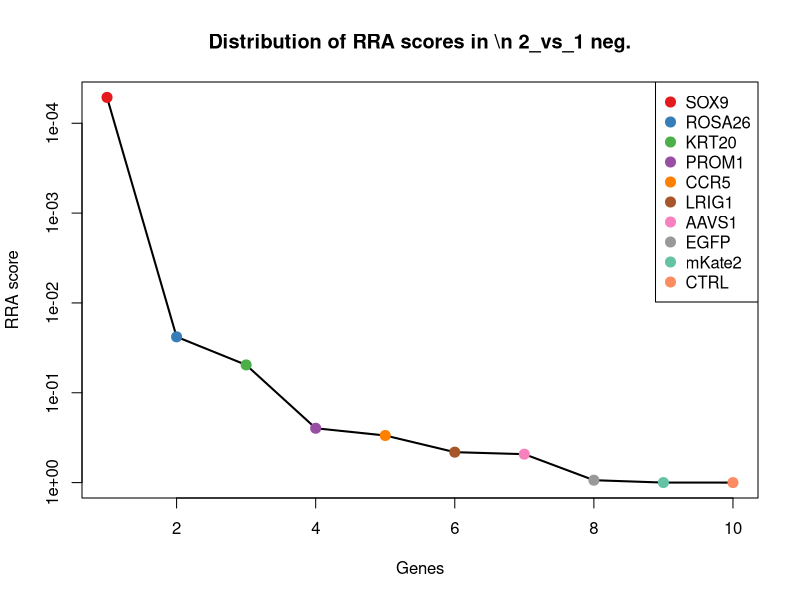
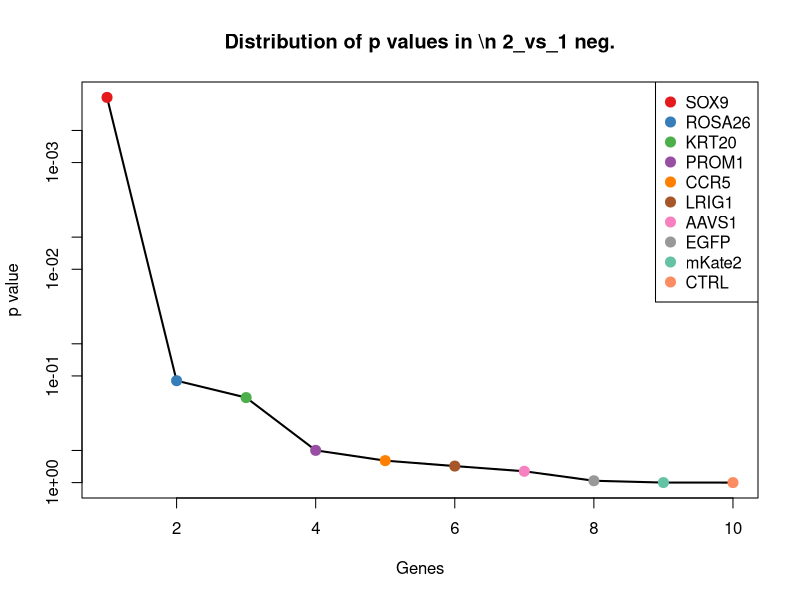
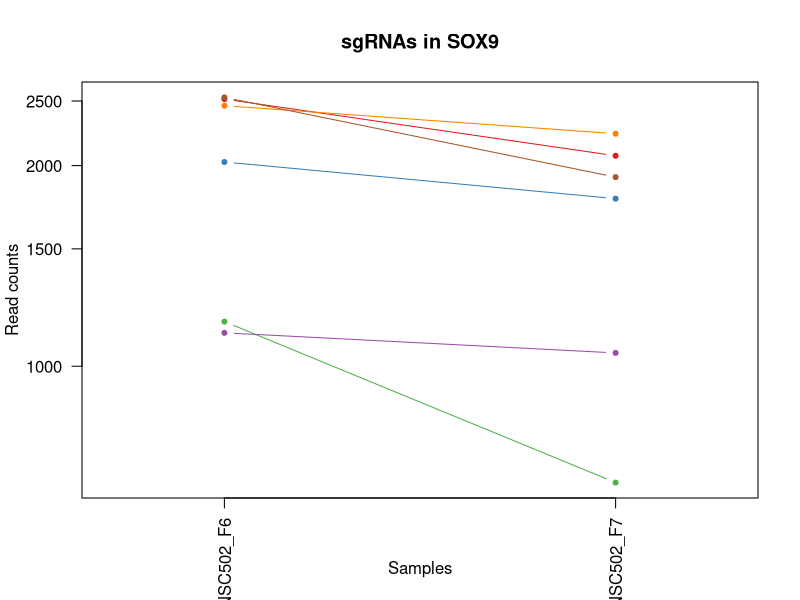
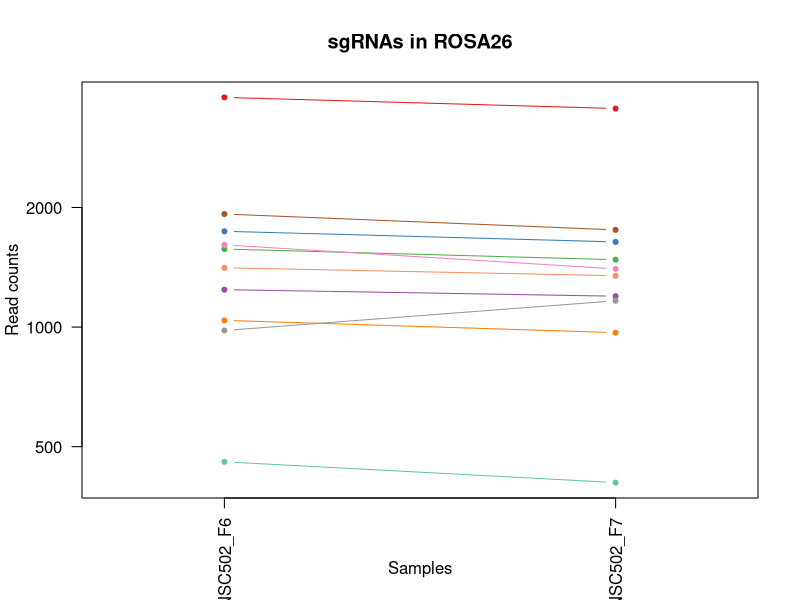
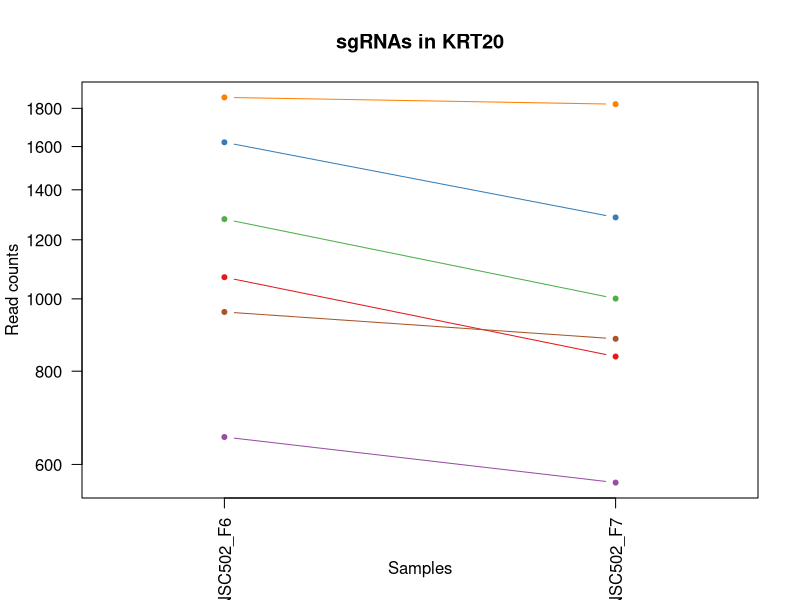
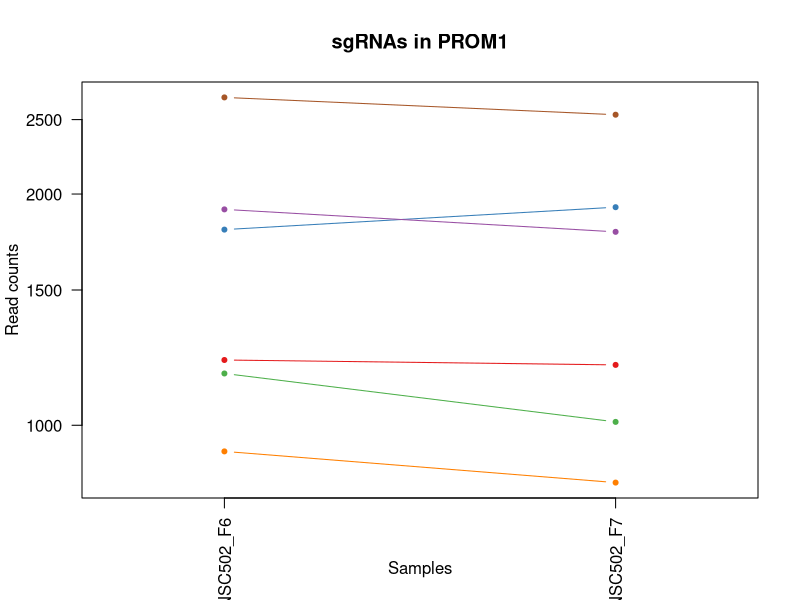
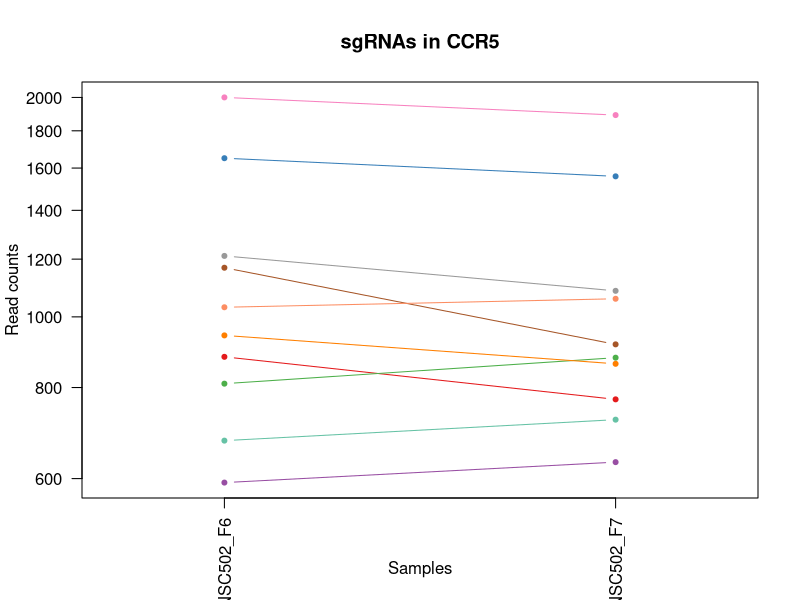
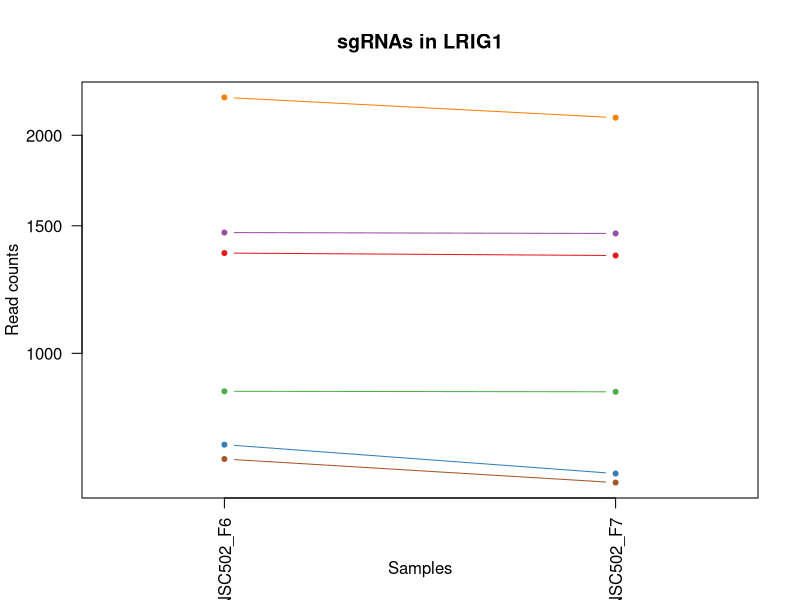

Write the R code that produced these figures, in order. (Note: this script raises an error after producing the figures.)
pdf(file='S2A_c1_t2.pdf',width=4.5,height=4.5);
gstable=read.table('S2A_c1_t2.gene_summary.txt',header=T)
# 
#
# parameters
# Do not modify the variables beginning with "__"

# gstablename='__GENE_SUMMARY_FILE__'
startindex=3
# outputfile='__OUTPUT_FILE__'
targetgenelist=c("SOX9","ROSA26","KRT20","PROM1","CCR5","LRIG1","AAVS1","EGFP","mKate2","CTRL")
# samplelabel=sub('.\\w+.\\w+$','',colnames(gstable)[startindex]);
samplelabel='2_vs_1 neg.'


# You need to write some codes in front of this code:
# gstable=read.table(gstablename,header=T)
# pdf(file=outputfile,width=6,height=6)


# set up color using RColorBrewer
#library(RColorBrewer)
#colors <- brewer.pal(length(targetgenelist), "Set1")

colors=c( "#E41A1C", "#377EB8", "#4DAF4A", "#984EA3", "#FF7F00",  "#A65628", "#F781BF",
          "#999999", "#66C2A5", "#FC8D62", "#8DA0CB", "#E78AC3", "#A6D854", "#FFD92F", "#E5C494", "#B3B3B3", 
          "#8DD3C7", "#FFFFB3", "#BEBADA", "#FB8072", "#80B1D3", "#FDB462", "#B3DE69", "#FCCDE5",
          "#D9D9D9", "#BC80BD", "#CCEBC5", "#FFED6F")

######
# function definition

plotrankedvalues<-function(val, tglist, ...){
  
  plot(val,log='y',ylim=c(max(val),min(val)),type='l',lwd=2, ...)
  if(length(tglist)>0){
    for(i in 1:length(tglist)){
      targetgene=tglist[i];
      tx=which(names(val)==targetgene);ty=val[targetgene];
      points(tx,ty,col=colors[(i %% length(colors)) ],cex=2,pch=20)
      # text(tx+50,ty,targetgene,col=colors[i])
    }
    legend('topright',tglist,pch=20,pt.cex = 2,cex=1,col=colors)
  }
}



plotrandvalues<-function(val,targetgenelist, ...){
  # choose the one with the best distance distribution
  
  mindiffvalue=0;
  randval=val;
  for(i in 1:20){
    randval0=sample(val)
    vindex=sort(which(names(randval0) %in% targetgenelist))
    if(max(vindex)>0.9*length(val)){
      # print('pass...')
      next;
    }
    mindiffind=min(diff(vindex));
    if (mindiffind > mindiffvalue){
      mindiffvalue=mindiffind;
      randval=randval0;
      # print(paste('Diff: ',mindiffvalue))
    }
  }
  plot(randval,log='y',ylim=c(max(randval),min(randval)),pch=20,col='grey', ...)
  
  if(length(targetgenelist)>0){
    for(i in 1:length(targetgenelist)){
      targetgene=targetgenelist[i];
      tx=which(names(randval)==targetgene);ty=randval[targetgene];
      points(tx,ty,col=colors[(i %% length(colors)) ],cex=2,pch=20)
      text(tx+50,ty,targetgene,col=colors[i])
    }
  }
  
}




# set.seed(1235)



pvec=gstable[,startindex]
names(pvec)=gstable[,'id']
pvec=sort(pvec);

plotrankedvalues(pvec,targetgenelist,xlab='Genes',ylab='RRA score',main=paste('Distribution of RRA scores in \\n',samplelabel))

# plotrandvalues(pvec,targetgenelist,xlab='Genes',ylab='RRA score',main=paste('Distribution of RRA scores in \\n',samplelabel))


pvec=gstable[,startindex+1]
names(pvec)=gstable[,'id']
pvec=sort(pvec);

plotrankedvalues(pvec,targetgenelist,xlab='Genes',ylab='p value',main=paste('Distribution of p values in \\n',samplelabel))

# plotrandvalues(pvec,targetgenelist,xlab='Genes',ylab='p value',main=paste('Distribution of p values in \\n',samplelabel))



# you need to write after this code:
# dev.off()






# parameters
# Do not modify the variables beginning with "__"
targetmat=list(c(2515.289831036709,2067.8014193528843),c(2023.8389951247748,1782.9640844643723),c(1165.6522339217738,667.9813605792535),c(1121.1993944925537,1046.0840175109065),c(2458.4889806549277,2231.645904023267),c(2530.1074441797823,1920.761497212797))
targetgene="SOX9"
collabel=c("S14_MNSC502_F6","S15_MNSC502_F7")

# set up color using RColorBrewer
#library(RColorBrewer)
#colors <- brewer.pal(length(targetgenelist), "Set1")

colors=c( "#E41A1C", "#377EB8", "#4DAF4A", "#984EA3", "#FF7F00",  "#A65628", "#F781BF",
          "#999999", "#66C2A5", "#FC8D62", "#8DA0CB", "#E78AC3", "#A6D854", "#FFD92F", "#E5C494", "#B3B3B3", 
          "#8DD3C7", "#FFFFB3", "#BEBADA", "#FB8072", "#80B1D3", "#FDB462", "#B3DE69", "#FCCDE5",
          "#D9D9D9", "#BC80BD", "#CCEBC5", "#FFED6F")


## code

targetmatvec=unlist(targetmat)+1
yrange=range(targetmatvec[targetmatvec>0]);
# yrange[1]=1; # set the minimum value to 1
for(i in 1:length(targetmat)){
  vali=targetmat[[i]]+1;
  if(i==1){
    plot(1:length(vali),vali,type='b',las=1,pch=20,main=paste('sgRNAs in',targetgene),ylab='Read counts',xlab='Samples',xlim=c(0.7,length(vali)+0.3),ylim = yrange,col=colors[(i %% length(colors))],xaxt='n',log='y')
    axis(1,at=1:length(vali),labels=(collabel),las=2)
    # lines(0:100,rep(1,101),col='black');
  }else{
    lines(1:length(vali),vali,type='b',pch=20,col=colors[(i %% length(colors))])
  }
}




# parameters
# Do not modify the variables beginning with "__"
targetmat=list(c(3783.4305558647407,3547.443150145419),c(1741.069544311124,1636.7643904507997),c(1570.66699316578,1476.280818286476),c(1240.9751007323969,1194.8043959040233),c(1038.4677211103938,967.1025736185168),c(1923.8201064090292,1755.2365562893845),c(1608.9458271187195,1399.8200587736305),c(979.1972685381003,1163.7159552229762),c(456.8764052447631,404.989956980126),c(1408.9080496872289,1345.2052305501697))
targetgene="ROSA26"
collabel=c("S14_MNSC502_F6","S15_MNSC502_F7")

# set up color using RColorBrewer
#library(RColorBrewer)
#colors <- brewer.pal(length(targetgenelist), "Set1")

colors=c( "#E41A1C", "#377EB8", "#4DAF4A", "#984EA3", "#FF7F00",  "#A65628", "#F781BF",
          "#999999", "#66C2A5", "#FC8D62", "#8DA0CB", "#E78AC3", "#A6D854", "#FFD92F", "#E5C494", "#B3B3B3", 
          "#8DD3C7", "#FFFFB3", "#BEBADA", "#FB8072", "#80B1D3", "#FDB462", "#B3DE69", "#FCCDE5",
          "#D9D9D9", "#BC80BD", "#CCEBC5", "#FFED6F")


## code

targetmatvec=unlist(targetmat)+1
yrange=range(targetmatvec[targetmatvec>0]);
# yrange[1]=1; # set the minimum value to 1
for(i in 1:length(targetmat)){
  vali=targetmat[[i]]+1;
  if(i==1){
    plot(1:length(vali),vali,type='b',las=1,pch=20,main=paste('sgRNAs in',targetgene),ylab='Read counts',xlab='Samples',xlim=c(0.7,length(vali)+0.3),ylim = yrange,col=colors[(i %% length(colors))],xaxt='n',log='y')
    axis(1,at=1:length(vali),labels=(collabel),las=2)
    # lines(0:100,rep(1,101),col='black');
  }else{
    lines(1:length(vali),vali,type='b',pch=20,col=colors[(i %% length(colors))])
  }
}




# parameters
# Do not modify the variables beginning with "__"
targetmat=list(c(1068.1029473965407,836.0269858822104),c(1620.0590369760246,1284.7088054411051),c(1278.0191335900804,999.8714705525933),c(651.9749782952294,566.3137572709646),c(1860.8452505509674,1822.454806410567),c(959.4404510140024,883.0797609670383))
targetgene="KRT20"
collabel=c("S14_MNSC502_F6","S15_MNSC502_F7")

# set up color using RColorBrewer
#library(RColorBrewer)
#colors <- brewer.pal(length(targetgenelist), "Set1")

colors=c( "#E41A1C", "#377EB8", "#4DAF4A", "#984EA3", "#FF7F00",  "#A65628", "#F781BF",
          "#999999", "#66C2A5", "#FC8D62", "#8DA0CB", "#E78AC3", "#A6D854", "#FFD92F", "#E5C494", "#B3B3B3", 
          "#8DD3C7", "#FFFFB3", "#BEBADA", "#FB8072", "#80B1D3", "#FDB462", "#B3DE69", "#FCCDE5",
          "#D9D9D9", "#BC80BD", "#CCEBC5", "#FFED6F")


## code

targetmatvec=unlist(targetmat)+1
yrange=range(targetmatvec[targetmatvec>0]);
# yrange[1]=1; # set the minimum value to 1
for(i in 1:length(targetmat)){
  vali=targetmat[[i]]+1;
  if(i==1){
    plot(1:length(vali),vali,type='b',las=1,pch=20,main=paste('sgRNAs in',targetgene),ylab='Read counts',xlab='Samples',xlim=c(0.7,length(vali)+0.3),ylim = yrange,col=colors[(i %% length(colors))],xaxt='n',log='y')
    axis(1,at=1:length(vali),labels=(collabel),las=2)
    # lines(0:100,rep(1,101),col='black');
  }else{
    lines(1:length(vali),vali,type='b',pch=20,col=colors[(i %% length(colors))])
  }
}




# parameters
# Do not modify the variables beginning with "__"
targetmat=list(c(1215.0442777320186,1197.3250802835676),c(1796.6355935976494,1921.6017253393118),c(1166.88703501703,1009.1139799442559),c(1909.002493265956,1784.644540717402),c(923.6312192515751,841.068354641299),c(2670.8747690389796,2535.808485821619))
targetgene="PROM1"
collabel=c("S14_MNSC502_F6","S15_MNSC502_F7")

# set up color using RColorBrewer
#library(RColorBrewer)
#colors <- brewer.pal(length(targetgenelist), "Set1")

colors=c( "#E41A1C", "#377EB8", "#4DAF4A", "#984EA3", "#FF7F00",  "#A65628", "#F781BF",
          "#999999", "#66C2A5", "#FC8D62", "#8DA0CB", "#E78AC3", "#A6D854", "#FFD92F", "#E5C494", "#B3B3B3", 
          "#8DD3C7", "#FFFFB3", "#BEBADA", "#FB8072", "#80B1D3", "#FDB462", "#B3DE69", "#FCCDE5",
          "#D9D9D9", "#BC80BD", "#CCEBC5", "#FFED6F")


## code

targetmatvec=unlist(targetmat)+1
yrange=range(targetmatvec[targetmatvec>0]);
# yrange[1]=1; # set the minimum value to 1
for(i in 1:length(targetmat)){
  vali=targetmat[[i]]+1;
  if(i==1){
    plot(1:length(vali),vali,type='b',las=1,pch=20,main=paste('sgRNAs in',targetgene),ylab='Read counts',xlab='Samples',xlim=c(0.7,length(vali)+0.3),ylim = yrange,col=colors[(i %% length(colors))],xaxt='n',log='y')
    axis(1,at=1:length(vali),labels=(collabel),las=2)
    # lines(0:100,rep(1,101),col='black');
  }else{
    lines(1:length(vali),vali,type='b',pch=20,col=colors[(i %% length(colors))])
  }
}




# parameters
# Do not modify the variables beginning with "__"
targetmat=list(c(880.4131809176109,769.6489638875424),c(1649.6942632621715,1557.78294655841),c(808.7947173927562,878.0383922079495),c(591.4697246276797,631.011323012603),c(942.1532356804167,861.233829677654),c(1166.88703501703,915.8486579011148),c(1999.1429732196525,1890.5132846582646),c(1211.3398744462502,1084.7345113305864),c(675.4361991050956,721.7559606761997),c(1029.824113443601,1057.8472112821134))
targetgene="CCR5"
collabel=c("S14_MNSC502_F6","S15_MNSC502_F7")

# set up color using RColorBrewer
#library(RColorBrewer)
#colors <- brewer.pal(length(targetgenelist), "Set1")

colors=c( "#E41A1C", "#377EB8", "#4DAF4A", "#984EA3", "#FF7F00",  "#A65628", "#F781BF",
          "#999999", "#66C2A5", "#FC8D62", "#8DA0CB", "#E78AC3", "#A6D854", "#FFD92F", "#E5C494", "#B3B3B3", 
          "#8DD3C7", "#FFFFB3", "#BEBADA", "#FB8072", "#80B1D3", "#FDB462", "#B3DE69", "#FCCDE5",
          "#D9D9D9", "#BC80BD", "#CCEBC5", "#FFED6F")


## code

targetmatvec=unlist(targetmat)+1
yrange=range(targetmatvec[targetmatvec>0]);
# yrange[1]=1; # set the minimum value to 1
for(i in 1:length(targetmat)){
  vali=targetmat[[i]]+1;
  if(i==1){
    plot(1:length(vali),vali,type='b',las=1,pch=20,main=paste('sgRNAs in',targetgene),ylab='Read counts',xlab='Samples',xlim=c(0.7,length(vali)+0.3),ylim = yrange,col=colors[(i %% length(colors))],xaxt='n',log='y')
    axis(1,at=1:length(vali),labels=(collabel),las=2)
    # lines(0:100,rep(1,101),col='black');
  }else{
    lines(1:length(vali),vali,type='b',pch=20,col=colors[(i %% length(colors))])
  }
}




# parameters
# Do not modify the variables beginning with "__"
targetmat=list(c(1374.3336190200575,1363.6902493334949),c(747.0546626299504,681.42501060349),c(885.3523852986355,883.9199890935531),c(1466.9437011642663,1462.8371682622394),c(2254.7467999376686,2114.0139663111972),c(713.7150330580353,662.0997636936501))
targetgene="LRIG1"
collabel=c("S14_MNSC502_F6","S15_MNSC502_F7")

# set up color using RColorBrewer
#library(RColorBrewer)
#colors <- brewer.pal(length(targetgenelist), "Set1")

colors=c( "#E41A1C", "#377EB8", "#4DAF4A", "#984EA3", "#FF7F00",  "#A65628", "#F781BF",
          "#999999", "#66C2A5", "#FC8D62", "#8DA0CB", "#E78AC3", "#A6D854", "#FFD92F", "#E5C494", "#B3B3B3", 
          "#8DD3C7", "#FFFFB3", "#BEBADA", "#FB8072", "#80B1D3", "#FDB462", "#B3DE69", "#FCCDE5",
          "#D9D9D9", "#BC80BD", "#CCEBC5", "#FFED6F")


## code

targetmatvec=unlist(targetmat)+1
yrange=range(targetmatvec[targetmatvec>0]);
# yrange[1]=1; # set the minimum value to 1
for(i in 1:length(targetmat)){
  vali=targetmat[[i]]+1;
  if(i==1){
    plot(1:length(vali),vali,type='b',las=1,pch=20,main=paste('sgRNAs in',targetgene),ylab='Read counts',xlab='Samples',xlim=c(0.7,length(vali)+0.3),ylim = yrange,col=colors[(i %% length(colors))],xaxt='n',log='y')
    axis(1,at=1:length(vali),labels=(collabel),las=2)
    # lines(0:100,rep(1,101),col='black');
  }else{
    lines(1:length(vali),vali,type='b',pch=20,col=colors[(i %% length(colors))])
  }
}




# parameters
# Do not modify the variables beginning with "__"
targetmat=list(c(1478.0569110215713,1309.9156492365487),c(1361.9856080674963,1312.436333616093),c(1102.677378063712,999.8714705525933),c(601.3481333897287,575.5562666626272),c(1090.3293671111508,1037.6817362457587),c(437.1195877206652,397.427903841493),c(874.2391754413304,805.7787733276781),c(1696.6167048819038,1472.079677653902),c(493.92043810244655,440.27953829374695),c(679.140602390864,653.6974824285022))
targetgene="AAVS1"
collabel=c("S14_MNSC502_F6","S15_MNSC502_F7")

# set up color using RColorBrewer
#library(RColorBrewer)
#colors <- brewer.pal(length(targetgenelist), "Set1")

colors=c( "#E41A1C", "#377EB8", "#4DAF4A", "#984EA3", "#FF7F00",  "#A65628", "#F781BF",
          "#999999", "#66C2A5", "#FC8D62", "#8DA0CB", "#E78AC3", "#A6D854", "#FFD92F", "#E5C494", "#B3B3B3", 
          "#8DD3C7", "#FFFFB3", "#BEBADA", "#FB8072", "#80B1D3", "#FDB462", "#B3DE69", "#FCCDE5",
          "#D9D9D9", "#BC80BD", "#CCEBC5", "#FFED6F")


## code

targetmatvec=unlist(targetmat)+1
yrange=range(targetmatvec[targetmatvec>0]);
# yrange[1]=1; # set the minimum value to 1
for(i in 1:length(targetmat)){
  vali=targetmat[[i]]+1;
  if(i==1){
    plot(1:length(vali),vali,type='b',las=1,pch=20,main=paste('sgRNAs in',targetgene),ylab='Read counts',xlab='Samples',xlim=c(0.7,length(vali)+0.3),ylim = yrange,col=colors[(i %% length(colors))],xaxt='n',log='y')
    axis(1,at=1:length(vali),labels=(collabel),las=2)
    # lines(0:100,rep(1,101),col='black');
  }else{
    lines(1:length(vali),vali,type='b',pch=20,col=colors[(i %% length(colors))])
  }
}




# parameters
# Do not modify the variables beginning with "__"
targetmat=list(c(1423.725662830302,1530.0554183834222),c(1842.3232341221255,1955.210850399903),c(973.0232630618196,866.2751984367426),c(997.719284966942,1009.1139799442559),c(1638.5810534048665,1729.189484367426),c(1900.3588855991632,2044.2750318104702))
targetgene="EGFP"
collabel=c("S14_MNSC502_F6","S15_MNSC502_F7")

# set up color using RColorBrewer
#library(RColorBrewer)
#colors <- brewer.pal(length(targetgenelist), "Set1")

colors=c( "#E41A1C", "#377EB8", "#4DAF4A", "#984EA3", "#FF7F00",  "#A65628", "#F781BF",
          "#999999", "#66C2A5", "#FC8D62", "#8DA0CB", "#E78AC3", "#A6D854", "#FFD92F", "#E5C494", "#B3B3B3", 
          "#8DD3C7", "#FFFFB3", "#BEBADA", "#FB8072", "#80B1D3", "#FDB462", "#B3DE69", "#FCCDE5",
          "#D9D9D9", "#BC80BD", "#CCEBC5", "#FFED6F")


## code

targetmatvec=unlist(targetmat)+1
yrange=range(targetmatvec[targetmatvec>0]);
# yrange[1]=1; # set the minimum value to 1
for(i in 1:length(targetmat)){
  vali=targetmat[[i]]+1;
  if(i==1){
    plot(1:length(vali),vali,type='b',las=1,pch=20,main=paste('sgRNAs in',targetgene),ylab='Read counts',xlab='Samples',xlim=c(0.7,length(vali)+0.3),ylim = yrange,col=colors[(i %% length(colors))],xaxt='n',log='y')
    axis(1,at=1:length(vali),labels=(collabel),las=2)
    # lines(0:100,rep(1,101),col='black');
  }else{
    lines(1:length(vali),vali,type='b',pch=20,col=colors[(i %% length(colors))])
  }
}




# parameters
# Do not modify the variables beginning with "__"
targetmat=list(c(2660.996360276931,3695.323300412021),c(2863.503739898934,3494.508778174988),c(2580.7342890852833,3679.3589660082403),c(1576.8409986420606,1922.4419534658264),c(2023.8389951247748,2156.0253726369365),c(3214.187250951671,4226.347476369365))
targetgene="mKate2"
collabel=c("S14_MNSC502_F6","S15_MNSC502_F7")

# set up color using RColorBrewer
#library(RColorBrewer)
#colors <- brewer.pal(length(targetgenelist), "Set1")

colors=c( "#E41A1C", "#377EB8", "#4DAF4A", "#984EA3", "#FF7F00",  "#A65628", "#F781BF",
          "#999999", "#66C2A5", "#FC8D62", "#8DA0CB", "#E78AC3", "#A6D854", "#FFD92F", "#E5C494", "#B3B3B3", 
          "#8DD3C7", "#FFFFB3", "#BEBADA", "#FB8072", "#80B1D3", "#FDB462", "#B3DE69", "#FCCDE5",
          "#D9D9D9", "#BC80BD", "#CCEBC5", "#FFED6F")


## code

targetmatvec=unlist(targetmat)+1
yrange=range(targetmatvec[targetmatvec>0]);
# yrange[1]=1; # set the minimum value to 1
for(i in 1:length(targetmat)){
  vali=targetmat[[i]]+1;
  if(i==1){
    plot(1:length(vali),vali,type='b',las=1,pch=20,main=paste('sgRNAs in',targetgene),ylab='Read counts',xlab='Samples',xlim=c(0.7,length(vali)+0.3),ylim = yrange,col=colors[(i %% length(colors))],xaxt='n',log='y')
    axis(1,at=1:length(vali),labels=(collabel),las=2)
    # lines(0:100,rep(1,101),col='black');
  }else{
    lines(1:length(vali),vali,type='b',pch=20,col=colors[(i %% length(colors))])
  }
}




# parameters
# Do not modify the variables beginning with "__"
targetmat=list(c(1045.8765276819306,1128.4263739093553),c(986.606075109637,1069.6104050533204),c(3431.5122437167474,3718.0094598279206),c(551.956089579484,663.7802199466796),c(1079.2161572538457,1267.9042429108094),c(1980.6209567908106,1998.062484852157),c(1243.444702922909,1390.577549381968),c(1169.3566372075422,1251.0996803805137),c(1138.4866098261393,1325.8799836403296),c(1713.9039202154895,1983.7786067014058))
targetgene="CTRL"
collabel=c("S14_MNSC502_F6","S15_MNSC502_F7")

# set up color using RColorBrewer
#library(RColorBrewer)
#colors <- brewer.pal(length(targetgenelist), "Set1")

colors=c( "#E41A1C", "#377EB8", "#4DAF4A", "#984EA3", "#FF7F00",  "#A65628", "#F781BF",
          "#999999", "#66C2A5", "#FC8D62", "#8DA0CB", "#E78AC3", "#A6D854", "#FFD92F", "#E5C494", "#B3B3B3", 
          "#8DD3C7", "#FFFFB3", "#BEBADA", "#FB8072", "#80B1D3", "#FDB462", "#B3DE69", "#FCCDE5",
          "#D9D9D9", "#BC80BD", "#CCEBC5", "#FFED6F")


## code

targetmatvec=unlist(targetmat)+1
yrange=range(targetmatvec[targetmatvec>0]);
# yrange[1]=1; # set the minimum value to 1
for(i in 1:length(targetmat)){
  vali=targetmat[[i]]+1;
  if(i==1){
    plot(1:length(vali),vali,type='b',las=1,pch=20,main=paste('sgRNAs in',targetgene),ylab='Read counts',xlab='Samples',xlim=c(0.7,length(vali)+0.3),ylim = yrange,col=colors[(i %% length(colors))],xaxt='n',log='y')
    axis(1,at=1:length(vali),labels=(collabel),las=2)
    # lines(0:100,rep(1,101),col='black');
  }else{
    lines(1:length(vali),vali,type='b',pch=20,col=colors[(i %% length(colors))])
  }
}



# 
#
# parameters
# Do not modify the variables beginning with "__"

# gstablename='__GENE_SUMMARY_FILE__'
startindex=9
# outputfile='__OUTPUT_FILE__'
targetgenelist=c("mKate2","CTRL","ROSA26","EGFP","CCR5","PROM1","LRIG1","KRT20","AAVS1","SOX9")
# samplelabel=sub('.\\w+.\\w+$','',colnames(gstable)[startindex]);
samplelabel='2_vs_1 pos.'


# You need to write some codes in front of this code:
# gstable=read.table(gstablename,header=T)
# pdf(file=outputfile,width=6,height=6)


# set up color using RColorBrewer
#library(RColorBrewer)
#colors <- brewer.pal(length(targetgenelist), "Set1")

colors=c( "#E41A1C", "#377EB8", "#4DAF4A", "#984EA3", "#FF7F00",  "#A65628", "#F781BF",
          "#999999", "#66C2A5", "#FC8D62", "#8DA0CB", "#E78AC3", "#A6D854", "#FFD92F", "#E5C494", "#B3B3B3", 
          "#8DD3C7", "#FFFFB3", "#BEBADA", "#FB8072", "#80B1D3", "#FDB462", "#B3DE69", "#FCCDE5",
          "#D9D9D9", "#BC80BD", "#CCEBC5", "#FFED6F")

######
# function definition

plotrankedvalues<-function(val, tglist, ...){
  
  plot(val,log='y',ylim=c(max(val),min(val)),type='l',lwd=2, ...)
  if(length(tglist)>0){
    for(i in 1:length(tglist)){
      targetgene=tglist[i];
      tx=which(names(val)==targetgene);ty=val[targetgene];
      points(tx,ty,col=colors[(i %% length(colors)) ],cex=2,pch=20)
      # text(tx+50,ty,targetgene,col=colors[i])
    }
    legend('topright',tglist,pch=20,pt.cex = 2,cex=1,col=colors)
  }
}



plotrandvalues<-function(val,targetgenelist, ...){
  # choose the one with the best distance distribution
  
  mindiffvalue=0;
  randval=val;
  for(i in 1:20){
    randval0=sample(val)
    vindex=sort(which(names(randval0) %in% targetgenelist))
    if(max(vindex)>0.9*length(val)){
      # print('pass...')
      next;
    }
    mindiffind=min(diff(vindex));
    if (mindiffind > mindiffvalue){
      mindiffvalue=mindiffind;
      randval=randval0;
      # print(paste('Diff: ',mindiffvalue))
    }
  }
  plot(randval,log='y',ylim=c(max(randval),min(randval)),pch=20,col='grey', ...)
  
  if(length(targetgenelist)>0){
    for(i in 1:length(targetgenelist)){
      targetgene=targetgenelist[i];
      tx=which(names(randval)==targetgene);ty=randval[targetgene];
      points(tx,ty,col=colors[(i %% length(colors)) ],cex=2,pch=20)
      text(tx+50,ty,targetgene,col=colors[i])
    }
  }
  
}




# set.seed(1235)



pvec=gstable[,startindex]
names(pvec)=gstable[,'id']
pvec=sort(pvec);

plotrankedvalues(pvec,targetgenelist,xlab='Genes',ylab='RRA score',main=paste('Distribution of RRA scores in \\n',samplelabel))

# plotrandvalues(pvec,targetgenelist,xlab='Genes',ylab='RRA score',main=paste('Distribution of RRA scores in \\n',samplelabel))


pvec=gstable[,startindex+1]
names(pvec)=gstable[,'id']
pvec=sort(pvec);

plotrankedvalues(pvec,targetgenelist,xlab='Genes',ylab='p value',main=paste('Distribution of p values in \\n',samplelabel))

# plotrandvalues(pvec,targetgenelist,xlab='Genes',ylab='p value',main=paste('Distribution of p values in \\n',samplelabel))



# you need to write after this code:
# dev.off()






# parameters
# Do not modify the variables beginning with "__"
targetmat=list(c(2660.996360276931,3695.323300412021),c(2863.503739898934,3494.508778174988),c(2580.7342890852833,3679.3589660082403),c(1576.8409986420606,1922.4419534658264),c(2023.8389951247748,2156.0253726369365),c(3214.187250951671,4226.347476369365))
targetgene="mKate2"
collabel=c("S14_MNSC502_F6","S15_MNSC502_F7")

# set up color using RColorBrewer
#library(RColorBrewer)
#colors <- brewer.pal(length(targetgenelist), "Set1")

colors=c( "#E41A1C", "#377EB8", "#4DAF4A", "#984EA3", "#FF7F00",  "#A65628", "#F781BF",
          "#999999", "#66C2A5", "#FC8D62", "#8DA0CB", "#E78AC3", "#A6D854", "#FFD92F", "#E5C494", "#B3B3B3", 
          "#8DD3C7", "#FFFFB3", "#BEBADA", "#FB8072", "#80B1D3", "#FDB462", "#B3DE69", "#FCCDE5",
          "#D9D9D9", "#BC80BD", "#CCEBC5", "#FFED6F")


## code

targetmatvec=unlist(targetmat)+1
yrange=range(targetmatvec[targetmatvec>0]);
# yrange[1]=1; # set the minimum value to 1
for(i in 1:length(targetmat)){
  vali=targetmat[[i]]+1;
  if(i==1){
    plot(1:length(vali),vali,type='b',las=1,pch=20,main=paste('sgRNAs in',targetgene),ylab='Read counts',xlab='Samples',xlim=c(0.7,length(vali)+0.3),ylim = yrange,col=colors[(i %% length(colors))],xaxt='n',log='y')
    axis(1,at=1:length(vali),labels=(collabel),las=2)
    # lines(0:100,rep(1,101),col='black');
  }else{
    lines(1:length(vali),vali,type='b',pch=20,col=colors[(i %% length(colors))])
  }
}




# parameters
# Do not modify the variables beginning with "__"
targetmat=list(c(1045.8765276819306,1128.4263739093553),c(986.606075109637,1069.6104050533204),c(3431.5122437167474,3718.0094598279206),c(551.956089579484,663.7802199466796),c(1079.2161572538457,1267.9042429108094),c(1980.6209567908106,1998.062484852157),c(1243.444702922909,1390.577549381968),c(1169.3566372075422,1251.0996803805137),c(1138.4866098261393,1325.8799836403296),c(1713.9039202154895,1983.7786067014058))
targetgene="CTRL"
collabel=c("S14_MNSC502_F6","S15_MNSC502_F7")

# set up color using RColorBrewer
#library(RColorBrewer)
#colors <- brewer.pal(length(targetgenelist), "Set1")

colors=c( "#E41A1C", "#377EB8", "#4DAF4A", "#984EA3", "#FF7F00",  "#A65628", "#F781BF",
          "#999999", "#66C2A5", "#FC8D62", "#8DA0CB", "#E78AC3", "#A6D854", "#FFD92F", "#E5C494", "#B3B3B3", 
          "#8DD3C7", "#FFFFB3", "#BEBADA", "#FB8072", "#80B1D3", "#FDB462", "#B3DE69", "#FCCDE5",
          "#D9D9D9", "#BC80BD", "#CCEBC5", "#FFED6F")


## code

targetmatvec=unlist(targetmat)+1
yrange=range(targetmatvec[targetmatvec>0]);
# yrange[1]=1; # set the minimum value to 1
for(i in 1:length(targetmat)){
  vali=targetmat[[i]]+1;
  if(i==1){
    plot(1:length(vali),vali,type='b',las=1,pch=20,main=paste('sgRNAs in',targetgene),ylab='Read counts',xlab='Samples',xlim=c(0.7,length(vali)+0.3),ylim = yrange,col=colors[(i %% length(colors))],xaxt='n',log='y')
    axis(1,at=1:length(vali),labels=(collabel),las=2)
    # lines(0:100,rep(1,101),col='black');
  }else{
    lines(1:length(vali),vali,type='b',pch=20,col=colors[(i %% length(colors))])
  }
}




# parameters
# Do not modify the variables beginning with "__"
targetmat=list(c(3783.4305558647407,3547.443150145419),c(1741.069544311124,1636.7643904507997),c(1570.66699316578,1476.280818286476),c(1240.9751007323969,1194.8043959040233),c(1038.4677211103938,967.1025736185168),c(1923.8201064090292,1755.2365562893845),c(1608.9458271187195,1399.8200587736305),c(979.1972685381003,1163.7159552229762),c(456.8764052447631,404.989956980126),c(1408.9080496872289,1345.2052305501697))
targetgene="ROSA26"
collabel=c("S14_MNSC502_F6","S15_MNSC502_F7")

# set up color using RColorBrewer
#library(RColorBrewer)
#colors <- brewer.pal(length(targetgenelist), "Set1")

colors=c( "#E41A1C", "#377EB8", "#4DAF4A", "#984EA3", "#FF7F00",  "#A65628", "#F781BF",
          "#999999", "#66C2A5", "#FC8D62", "#8DA0CB", "#E78AC3", "#A6D854", "#FFD92F", "#E5C494", "#B3B3B3", 
          "#8DD3C7", "#FFFFB3", "#BEBADA", "#FB8072", "#80B1D3", "#FDB462", "#B3DE69", "#FCCDE5",
          "#D9D9D9", "#BC80BD", "#CCEBC5", "#FFED6F")


## code

targetmatvec=unlist(targetmat)+1
yrange=range(targetmatvec[targetmatvec>0]);
# yrange[1]=1; # set the minimum value to 1
for(i in 1:length(targetmat)){
  vali=targetmat[[i]]+1;
  if(i==1){
    plot(1:length(vali),vali,type='b',las=1,pch=20,main=paste('sgRNAs in',targetgene),ylab='Read counts',xlab='Samples',xlim=c(0.7,length(vali)+0.3),ylim = yrange,col=colors[(i %% length(colors))],xaxt='n',log='y')
    axis(1,at=1:length(vali),labels=(collabel),las=2)
    # lines(0:100,rep(1,101),col='black');
  }else{
    lines(1:length(vali),vali,type='b',pch=20,col=colors[(i %% length(colors))])
  }
}




# parameters
# Do not modify the variables beginning with "__"
targetmat=list(c(1423.725662830302,1530.0554183834222),c(1842.3232341221255,1955.210850399903),c(973.0232630618196,866.2751984367426),c(997.719284966942,1009.1139799442559),c(1638.5810534048665,1729.189484367426),c(1900.3588855991632,2044.2750318104702))
targetgene="EGFP"
collabel=c("S14_MNSC502_F6","S15_MNSC502_F7")

# set up color using RColorBrewer
#library(RColorBrewer)
#colors <- brewer.pal(length(targetgenelist), "Set1")

colors=c( "#E41A1C", "#377EB8", "#4DAF4A", "#984EA3", "#FF7F00",  "#A65628", "#F781BF",
          "#999999", "#66C2A5", "#FC8D62", "#8DA0CB", "#E78AC3", "#A6D854", "#FFD92F", "#E5C494", "#B3B3B3", 
          "#8DD3C7", "#FFFFB3", "#BEBADA", "#FB8072", "#80B1D3", "#FDB462", "#B3DE69", "#FCCDE5",
          "#D9D9D9", "#BC80BD", "#CCEBC5", "#FFED6F")


## code

targetmatvec=unlist(targetmat)+1
yrange=range(targetmatvec[targetmatvec>0]);
# yrange[1]=1; # set the minimum value to 1
for(i in 1:length(targetmat)){
  vali=targetmat[[i]]+1;
  if(i==1){
    plot(1:length(vali),vali,type='b',las=1,pch=20,main=paste('sgRNAs in',targetgene),ylab='Read counts',xlab='Samples',xlim=c(0.7,length(vali)+0.3),ylim = yrange,col=colors[(i %% length(colors))],xaxt='n',log='y')
    axis(1,at=1:length(vali),labels=(collabel),las=2)
    # lines(0:100,rep(1,101),col='black');
  }else{
    lines(1:length(vali),vali,type='b',pch=20,col=colors[(i %% length(colors))])
  }
}




# parameters
# Do not modify the variables beginning with "__"
targetmat=list(c(880.4131809176109,769.6489638875424),c(1649.6942632621715,1557.78294655841),c(808.7947173927562,878.0383922079495),c(591.4697246276797,631.011323012603),c(942.1532356804167,861.233829677654),c(1166.88703501703,915.8486579011148),c(1999.1429732196525,1890.5132846582646),c(1211.3398744462502,1084.7345113305864),c(675.4361991050956,721.7559606761997),c(1029.824113443601,1057.8472112821134))
targetgene="CCR5"
collabel=c("S14_MNSC502_F6","S15_MNSC502_F7")

# set up color using RColorBrewer
#library(RColorBrewer)
#colors <- brewer.pal(length(targetgenelist), "Set1")

colors=c( "#E41A1C", "#377EB8", "#4DAF4A", "#984EA3", "#FF7F00",  "#A65628", "#F781BF",
          "#999999", "#66C2A5", "#FC8D62", "#8DA0CB", "#E78AC3", "#A6D854", "#FFD92F", "#E5C494", "#B3B3B3", 
          "#8DD3C7", "#FFFFB3", "#BEBADA", "#FB8072", "#80B1D3", "#FDB462", "#B3DE69", "#FCCDE5",
          "#D9D9D9", "#BC80BD", "#CCEBC5", "#FFED6F")


## code

targetmatvec=unlist(targetmat)+1
yrange=range(targetmatvec[targetmatvec>0]);
# yrange[1]=1; # set the minimum value to 1
for(i in 1:length(targetmat)){
  vali=targetmat[[i]]+1;
  if(i==1){
    plot(1:length(vali),vali,type='b',las=1,pch=20,main=paste('sgRNAs in',targetgene),ylab='Read counts',xlab='Samples',xlim=c(0.7,length(vali)+0.3),ylim = yrange,col=colors[(i %% length(colors))],xaxt='n',log='y')
    axis(1,at=1:length(vali),labels=(collabel),las=2)
    # lines(0:100,rep(1,101),col='black');
  }else{
    lines(1:length(vali),vali,type='b',pch=20,col=colors[(i %% length(colors))])
  }
}




# parameters
# Do not modify the variables beginning with "__"
targetmat=list(c(1215.0442777320186,1197.3250802835676),c(1796.6355935976494,1921.6017253393118),c(1166.88703501703,1009.1139799442559),c(1909.002493265956,1784.644540717402),c(923.6312192515751,841.068354641299),c(2670.8747690389796,2535.808485821619))
targetgene="PROM1"
collabel=c("S14_MNSC502_F6","S15_MNSC502_F7")

# set up color using RColorBrewer
#library(RColorBrewer)
#colors <- brewer.pal(length(targetgenelist), "Set1")

colors=c( "#E41A1C", "#377EB8", "#4DAF4A", "#984EA3", "#FF7F00",  "#A65628", "#F781BF",
          "#999999", "#66C2A5", "#FC8D62", "#8DA0CB", "#E78AC3", "#A6D854", "#FFD92F", "#E5C494", "#B3B3B3", 
          "#8DD3C7", "#FFFFB3", "#BEBADA", "#FB8072", "#80B1D3", "#FDB462", "#B3DE69", "#FCCDE5",
          "#D9D9D9", "#BC80BD", "#CCEBC5", "#FFED6F")


## code

targetmatvec=unlist(targetmat)+1
yrange=range(targetmatvec[targetmatvec>0]);
# yrange[1]=1; # set the minimum value to 1
for(i in 1:length(targetmat)){
  vali=targetmat[[i]]+1;
  if(i==1){
    plot(1:length(vali),vali,type='b',las=1,pch=20,main=paste('sgRNAs in',targetgene),ylab='Read counts',xlab='Samples',xlim=c(0.7,length(vali)+0.3),ylim = yrange,col=colors[(i %% length(colors))],xaxt='n',log='y')
    axis(1,at=1:length(vali),labels=(collabel),las=2)
    # lines(0:100,rep(1,101),col='black');
  }else{
    lines(1:length(vali),vali,type='b',pch=20,col=colors[(i %% length(colors))])
  }
}




# parameters
# Do not modify the variables beginning with "__"
targetmat=list(c(1374.3336190200575,1363.6902493334949),c(747.0546626299504,681.42501060349),c(885.3523852986355,883.9199890935531),c(1466.9437011642663,1462.8371682622394),c(2254.7467999376686,2114.0139663111972),c(713.7150330580353,662.0997636936501))
targetgene="LRIG1"
collabel=c("S14_MNSC502_F6","S15_MNSC502_F7")

# set up color using RColorBrewer
#library(RColorBrewer)
#colors <- brewer.pal(length(targetgenelist), "Set1")

colors=c( "#E41A1C", "#377EB8", "#4DAF4A", "#984EA3", "#FF7F00",  "#A65628", "#F781BF",
          "#999999", "#66C2A5", "#FC8D62", "#8DA0CB", "#E78AC3", "#A6D854", "#FFD92F", "#E5C494", "#B3B3B3", 
          "#8DD3C7", "#FFFFB3", "#BEBADA", "#FB8072", "#80B1D3", "#FDB462", "#B3DE69", "#FCCDE5",
          "#D9D9D9", "#BC80BD", "#CCEBC5", "#FFED6F")


## code

targetmatvec=unlist(targetmat)+1
yrange=range(targetmatvec[targetmatvec>0]);
# yrange[1]=1; # set the minimum value to 1
for(i in 1:length(targetmat)){
  vali=targetmat[[i]]+1;
  if(i==1){
    plot(1:length(vali),vali,type='b',las=1,pch=20,main=paste('sgRNAs in',targetgene),ylab='Read counts',xlab='Samples',xlim=c(0.7,length(vali)+0.3),ylim = yrange,col=colors[(i %% length(colors))],xaxt='n',log='y')
    axis(1,at=1:length(vali),labels=(collabel),las=2)
    # lines(0:100,rep(1,101),col='black');
  }else{
    lines(1:length(vali),vali,type='b',pch=20,col=colors[(i %% length(colors))])
  }
}




# parameters
# Do not modify the variables beginning with "__"
targetmat=list(c(1068.1029473965407,836.0269858822104),c(1620.0590369760246,1284.7088054411051),c(1278.0191335900804,999.8714705525933),c(651.9749782952294,566.3137572709646),c(1860.8452505509674,1822.454806410567),c(959.4404510140024,883.0797609670383))
targetgene="KRT20"
collabel=c("S14_MNSC502_F6","S15_MNSC502_F7")

# set up color using RColorBrewer
#library(RColorBrewer)
#colors <- brewer.pal(length(targetgenelist), "Set1")

colors=c( "#E41A1C", "#377EB8", "#4DAF4A", "#984EA3", "#FF7F00",  "#A65628", "#F781BF",
          "#999999", "#66C2A5", "#FC8D62", "#8DA0CB", "#E78AC3", "#A6D854", "#FFD92F", "#E5C494", "#B3B3B3", 
          "#8DD3C7", "#FFFFB3", "#BEBADA", "#FB8072", "#80B1D3", "#FDB462", "#B3DE69", "#FCCDE5",
          "#D9D9D9", "#BC80BD", "#CCEBC5", "#FFED6F")


## code

targetmatvec=unlist(targetmat)+1
yrange=range(targetmatvec[targetmatvec>0]);
# yrange[1]=1; # set the minimum value to 1
for(i in 1:length(targetmat)){
  vali=targetmat[[i]]+1;
  if(i==1){
    plot(1:length(vali),vali,type='b',las=1,pch=20,main=paste('sgRNAs in',targetgene),ylab='Read counts',xlab='Samples',xlim=c(0.7,length(vali)+0.3),ylim = yrange,col=colors[(i %% length(colors))],xaxt='n',log='y')
    axis(1,at=1:length(vali),labels=(collabel),las=2)
    # lines(0:100,rep(1,101),col='black');
  }else{
    lines(1:length(vali),vali,type='b',pch=20,col=colors[(i %% length(colors))])
  }
}




# parameters
# Do not modify the variables beginning with "__"
targetmat=list(c(1478.0569110215713,1309.9156492365487),c(1361.9856080674963,1312.436333616093),c(1102.677378063712,999.8714705525933),c(601.3481333897287,575.5562666626272),c(1090.3293671111508,1037.6817362457587),c(437.1195877206652,397.427903841493),c(874.2391754413304,805.7787733276781),c(1696.6167048819038,1472.079677653902),c(493.92043810244655,440.27953829374695),c(679.140602390864,653.6974824285022))
targetgene="AAVS1"
collabel=c("S14_MNSC502_F6","S15_MNSC502_F7")

# set up color using RColorBrewer
#library(RColorBrewer)
#colors <- brewer.pal(length(targetgenelist), "Set1")

colors=c( "#E41A1C", "#377EB8", "#4DAF4A", "#984EA3", "#FF7F00",  "#A65628", "#F781BF",
          "#999999", "#66C2A5", "#FC8D62", "#8DA0CB", "#E78AC3", "#A6D854", "#FFD92F", "#E5C494", "#B3B3B3", 
          "#8DD3C7", "#FFFFB3", "#BEBADA", "#FB8072", "#80B1D3", "#FDB462", "#B3DE69", "#FCCDE5",
          "#D9D9D9", "#BC80BD", "#CCEBC5", "#FFED6F")


## code

targetmatvec=unlist(targetmat)+1
yrange=range(targetmatvec[targetmatvec>0]);
# yrange[1]=1; # set the minimum value to 1
for(i in 1:length(targetmat)){
  vali=targetmat[[i]]+1;
  if(i==1){
    plot(1:length(vali),vali,type='b',las=1,pch=20,main=paste('sgRNAs in',targetgene),ylab='Read counts',xlab='Samples',xlim=c(0.7,length(vali)+0.3),ylim = yrange,col=colors[(i %% length(colors))],xaxt='n',log='y')
    axis(1,at=1:length(vali),labels=(collabel),las=2)
    # lines(0:100,rep(1,101),col='black');
  }else{
    lines(1:length(vali),vali,type='b',pch=20,col=colors[(i %% length(colors))])
  }
}




# parameters
# Do not modify the variables beginning with "__"
targetmat=list(c(2515.289831036709,2067.8014193528843),c(2023.8389951247748,1782.9640844643723),c(1165.6522339217738,667.9813605792535),c(1121.1993944925537,1046.0840175109065),c(2458.4889806549277,2231.645904023267),c(2530.1074441797823,1920.761497212797))
targetgene="SOX9"
collabel=c("S14_MNSC502_F6","S15_MNSC502_F7")

# set up color using RColorBrewer
#library(RColorBrewer)
#colors <- brewer.pal(length(targetgenelist), "Set1")

colors=c( "#E41A1C", "#377EB8", "#4DAF4A", "#984EA3", "#FF7F00",  "#A65628", "#F781BF",
          "#999999", "#66C2A5", "#FC8D62", "#8DA0CB", "#E78AC3", "#A6D854", "#FFD92F", "#E5C494", "#B3B3B3", 
          "#8DD3C7", "#FFFFB3", "#BEBADA", "#FB8072", "#80B1D3", "#FDB462", "#B3DE69", "#FCCDE5",
          "#D9D9D9", "#BC80BD", "#CCEBC5", "#FFED6F")


## code

targetmatvec=unlist(targetmat)+1
yrange=range(targetmatvec[targetmatvec>0]);
# yrange[1]=1; # set the minimum value to 1
for(i in 1:length(targetmat)){
  vali=targetmat[[i]]+1;
  if(i==1){
    plot(1:length(vali),vali,type='b',las=1,pch=20,main=paste('sgRNAs in',targetgene),ylab='Read counts',xlab='Samples',xlim=c(0.7,length(vali)+0.3),ylim = yrange,col=colors[(i %% length(colors))],xaxt='n',log='y')
    axis(1,at=1:length(vali),labels=(collabel),las=2)
    # lines(0:100,rep(1,101),col='black');
  }else{
    lines(1:length(vali),vali,type='b',pch=20,col=colors[(i %% length(colors))])
  }
}



dev.off()
Sweave("S2A_c1_t2_summary.Rnw");
library(tools);

texi2dvi("S2A_c1_t2_summary.tex",pdf=TRUE);
